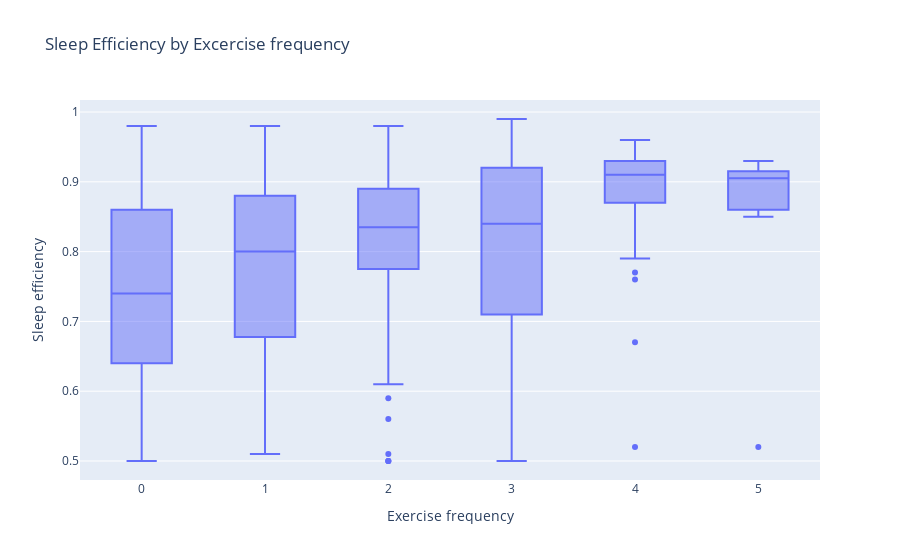

Notebook cell for this chart:
### Code cell
fig = px.box(df, y = "Sleep efficiency", x = "Exercise frequency", title = "Sleep Efficiency by Excercise frequency")
fig.show()

### Figure 1 — Plotly figure (JSON) as saved in the notebook; plotly's stock layout.template omitted (floating-point values rounded to 4 significant figures; data arrays with more than 128 entries replaced by an {"elided": "..."} marker saying what was removed)
{"data": [{"alignmentgroup": "True", "hovertemplate": "Exercise frequency=%{x}<br>Sleep efficiency=%{y}<extra></extra>", "legendgroup": "", "marker": {"color": "#636efa"}, "name": "", "notched": false, "offsetgroup": "", "orientation": "v", "showlegend": false, "type": "box", "x": {"elided": "452 int values"}, "x0": " ", "xaxis": "x", "y": {"elided": "452 float values"}, "y0": " ", "yaxis": "y"}], "layout": {"autosize": true, "boxmode": "group", "legend": {"tracegroupgap": 0}, "title": {"text": "Sleep Efficiency by Excercise frequency"}, "xaxis": {"anchor": "y", "autorange": true, "domain": [0, 1], "range": [-0.5, 5.5], "title": {"text": "Exercise frequency"}, "type": "linear"}, "yaxis": {"anchor": "x", "autorange": true, "domain": [0, 1], "range": [0.4728, 1.017], "title": {"text": "Sleep efficiency"}, "type": "linear"}}}
